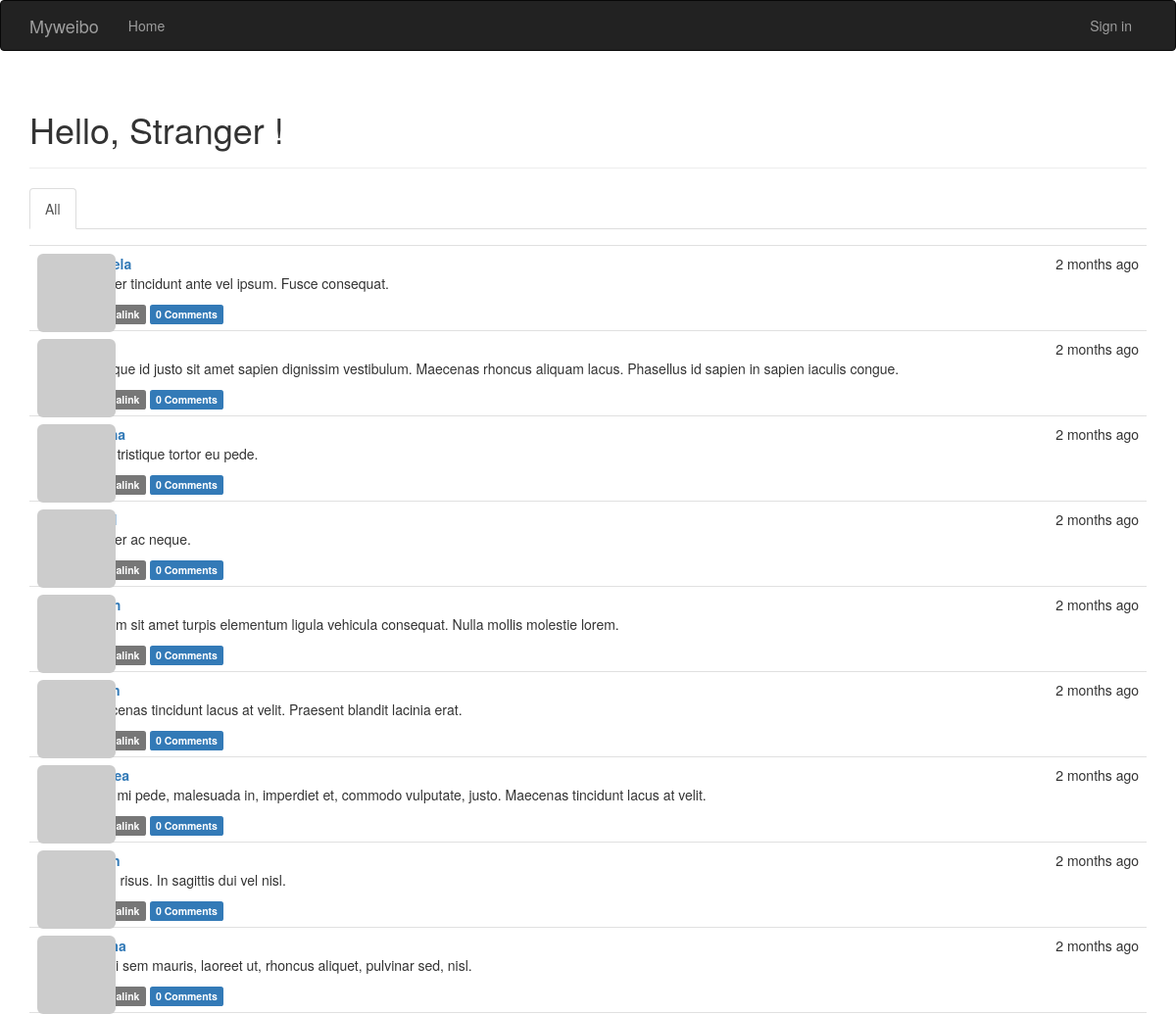
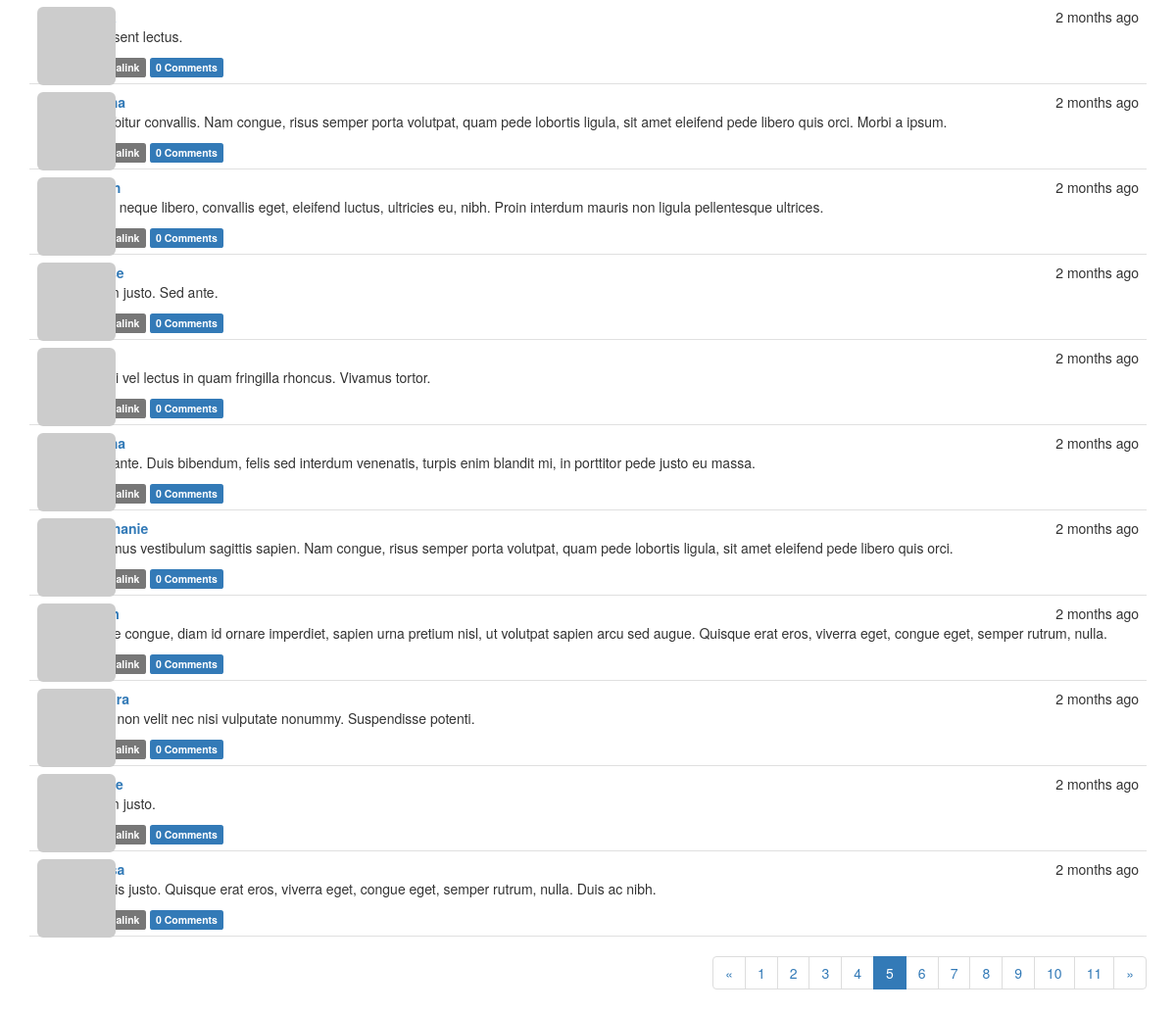
The app's page /?page=5 with its own data (2 pictures, top to bottom).
### app/models.py (models this page shows, shortened)
class Post(db.Model):
    __tablename__ = 'posts'
    id = db.Column(db.Integer, primary_key=True)
    body = db.Column(db.Text)
    body_html = db.Column(db.Text)
    timestamp = db.Column(db.DateTime, index=True, default=datetime.utcnow)
    author_id = db.Column(db.Integer, db.ForeignKey('users.id'))
    comments = db.relationship('Comment', backref='post', lazy='dynamic')

class User(UserMixin, db.Model):
    __tablename__ = 'users'
    id = db.Column(db.Integer, primary_key=True)
    email = db.Column(db.String(64), unique=True, index=True)
    username = db.Column(db.String(64), unique=True, index=True)
    role_id = db.Column(db.Integer, db.ForeignKey('roles.id'))
    password_hash = db.Column(db.String(128))
    confirmed = db.Column(db.Boolean, default=False)
    name = db.Column(db.String(64))
    location = db.Column(db.String(64))
    about_me = db.Column(db.Text())
    member_since = db.Column(db.DateTime(), default=datetime.utcnow)
    last_seen = db.Column(db.DateTime(), default=datetime.utcnow)
    avatar_hash = db.Column(db.String(32))
    posts = db.relationship('Post', backref='author', lazy='dynamic')
    followed = db.relationship('Follow',
                               foreign_keys=[Follow.follower_id],
                               backref=db.backref('follower', lazy='joined'),
                               lazy='dynamic',
                               cascade='all, delete-orphan')
    followers = db.relationship('Follow',
                                foreign_keys=[Follow.followed_id],
                                backref=db.backref('followed', lazy='joined'),
                                lazy='dynamic',
                                cascade='all, delete-orphan')
    comments = db.relationship('Comment', backref='author', lazy='dynamic')
    @property
    def password(self):
        raise AttributeError('password is not a readable attribute')
    def gravatar(self, size=100, default='identicon', rating='g'):
        url = 'http://secure.gravatar.com/avatar'
        hash = self.avatar_hash or hashlib.md5(self.email.encode('utf-8')).hexdigest()
        return '{url}/{hash}?s={size}&d={default}&r={rating}'.format(url=url, hash=hash,
                                                                     size=size, default=default,
                                                                     rating=rating)

### app/main/views.py (the view)
@main.route('/', methods=['GET', 'POST'])
def index():
    form = PostForm()
    if current_user.can(Permission.WRITE_ARTICLES) and form.validate_on_submit():
        post = Post(body=form.body.data,
                    author=current_user._get_current_object())
        db.session.add(post)
        return redirect(url_for('.index'))
    page = request.args.get('page', 1, type=int)
    show_followed = False
    if current_user.is_authenticated:
        show_followed = bool(request.cookies.get('show_followed', ''))
    if show_followed:
        query = current_user.followed_posts
    else:
        query = Post.query
    pagination = query.order_by(Post.timestamp.desc()).paginate(
            page, per_page=current_app.config['FLASK_POSTS_PER_PAGE'],
            error_out=False)
    posts = pagination.items
    return render_template('index.html', form=form, posts=posts,
                           show_followed=show_followed, pagination=pagination)

### app/auth/views.py (called while the page is built)
@auth.before_app_request
def before_request():
    if current_user.is_authenticated:
        current_user.ping()
        if not current_user.confirmed and request.endpoint[:5] != 'auth.' and request.endpoint != 'static':
            return redirect(url_for('auth.unconfirmed'))

@auth.before_app_request
def before_request():
    if current_user.is_authenticated and not current_user.confirmed \
            and request.endpoint[:5] != 'auth.' and request.endpoint != 'static':
        return redirect(url_for('auth.unconfirmed'))

### app/main/__init__.py (called while the page is built)
@main.app_context_processor
def inject_permissions():
    return dict(Permission=Permission)

### app/models.py (called while the page is built)
    def can(self, permissions):
        return False

    def is_administrator(self):
        return False

### app/templates/index.html (shortened to what this page needs)
{% extends "base.html" %}
{% import "bootstrap/wtf.html" as wtf %}
{% import "_macros.html" as macros %}
{% block page_content %}
<div class="page-header">
    <h1>Hello,
        {% if current_user.is_authenticated %}
            {{ current_user.username }}
        {% else %}
            Stranger
        {% endif %}!
    </h1>
</div>
<div class="post-tabs">
    <ul class="nav nav-tabs">
        <li{% if not show_followed %} class="active"{% endif %}><a href="{{ url_for('.show_all') }}">All</a></li>
    </ul>
    {% include '_posts.html' %}
</div>
{% if pagination %}
<div class="pagination">
    {{ macros.pagination_widget(pagination, '.index') }}
</div>
{% endif %}
{% endblock %}

### app/templates/_posts.html (shortened to what this page needs)
<ul class="posts">
    {% for post in posts %}
    <li class="post">
        <div class="profile-thumbnail">
            <a href="{{ url_for('.user', username=post.author.username) }}">
                <img class="img-rounded profile-thumbnail" src="{{ post.author.gravatar(size=40) }}">
            </a>
        </div>
        <div class="post-content">
            <div class="post-date">{{ moment(post.timestamp).fromNow() }}</div>
            <div class="post-author"><a href="{{ url_for('.user',username=post.author.username) }}">{{ post.author.username }}</a></div>
            <div class="post-body">
                {% if post.body_html %}
                    {{ post.body_html | safe }}
                {% else %}
                    {{ post.body }}
                {% endif %}
            </div>
            <div class="post-footer">
                <a href="{{ url_for('.post', id=post.id) }}">
                    <span class="label label-default">Permalink</span>
                </a>
                <a href="{{ url_for('.post', id=post.id) }}#comments">
                    <span class="label label-primary">{{ post.comments.count() }} Comments</span>
                </a>
            </div>
        </div>
    </li>
    {% endfor %}
</ul>

### app/static/styles.css (style rules this page uses)
.profile-thumbnail { position: absolute; }
ul.posts { list-style-type: none; padding: 0px; margin: 16px 0px 0px 0px; border-top: 1px solid #e0e0e0; }
ul.posts li.post { padding: 8px; border-bottom: 1px solid #e0e0e0; }
div.post-date { float: right; }
div.post-author { font-weight: bold; }
div.post-content { margin-left: 48px; min-height: 48px; }
div.pagination { width: 100%; text-align: right; padding: 0px; margin: 0px; }

### records on screen
Post: timestamp "2 months ago", body_html "Integer tincidunt ante vel ipsum. Fusce consequat.", comments.count "0"
Post: timestamp "2 months ago", body_html "Quisque id justo sit amet sapien dignissim vestibulum. Maecenas rhoncus aliquam lacus. Phasellus id sapien in sapien iaculis congue.", comments.count "0"
Post: timestamp "2 months ago", body_html "Nam tristique tortor eu pede.", comments.count "0"
Post: timestamp "2 months ago", body_html "Integer ac neque.", comments.count "0"
Post: timestamp "2 months ago", body_html "Nullam sit amet turpis elementum ligula vehicula consequat. Nulla mollis molestie lorem.", comments.count "0"
Post: timestamp "2 months ago", body_html "Maecenas tincidunt lacus at velit. Praesent blandit lacinia erat.", comments.count "0"
Post: timestamp "2 months ago", body_html "Cras mi pede, malesuada in, imperdiet et, commodo vulputate, justo. Maecenas tincidunt lacus at velit.", comments.count "0"
Post: timestamp "2 months ago", body_html "Proin risus. In sagittis dui vel nisl.", comments.count "0"
Post: timestamp "2 months ago", body_html "Morbi sem mauris, laoreet ut, rhoncus aliquet, pulvinar sed, nisl.", comments.count "0"
Post: timestamp "2 months ago", body_html "Praesent lectus.", comments.count "0"
Post: timestamp "2 months ago", body_html "Curabitur convallis. Nam congue, risus semper porta volutpat, quam pede lobortis ligula, sit amet eleifend pede libero quis orci. Morbi a ipsum.", comments.count "0"
Post: timestamp "2 months ago", body_html "Nulla neque libero, convallis eget, eleifend luctus, ultricies eu, nibh. Proin interdum mauris non ligula pellentesque ultrices.", comments.count "0"
Post: timestamp "2 months ago", body_html "Etiam justo. Sed ante.", comments.count "0"
Post: timestamp "2 months ago", body_html "Morbi vel lectus in quam fringilla rhoncus. Vivamus tortor.", comments.count "0"
Post: timestamp "2 months ago", body_html "Sed ante. Duis bibendum, felis sed interdum venenatis, turpis enim blandit mi, in porttitor pede justo eu massa.", comments.count "0"
Post: timestamp "2 months ago", author.username "stephanie", body_html "Vivamus vestibulum sagittis sapien. Nam congue, risus semper porta volutpat, quam pede lobortis ligula, sit amet eleifend pede libero quis orci.", comments.count "0"
Post: timestamp "2 months ago", body_html "Fusce congue, diam id ornare imperdiet, sapien urna pretium nisl, ut volutpat sapien arcu sed augue. Quisque erat eros, viverra eget, congue eget, semper rutrum, nulla.", comments.count "0"
Post: timestamp "2 months ago", body_html "Cras non velit nec nisi vulputate nonummy. Suspendisse potenti.", comments.count "0"
Post: timestamp "2 months ago", body_html "Etiam justo.", comments.count "0"
Post: timestamp "2 months ago", body_html "In quis justo. Quisque erat eros, viverra eget, congue eget, semper rutrum, nulla. Duis ac nibh.", comments.count "0"

### other values on screen
{{ p }} "1" "2" "3" "4" "6" "7" "8" "9" "10" "11"
{{ p }} "5"
